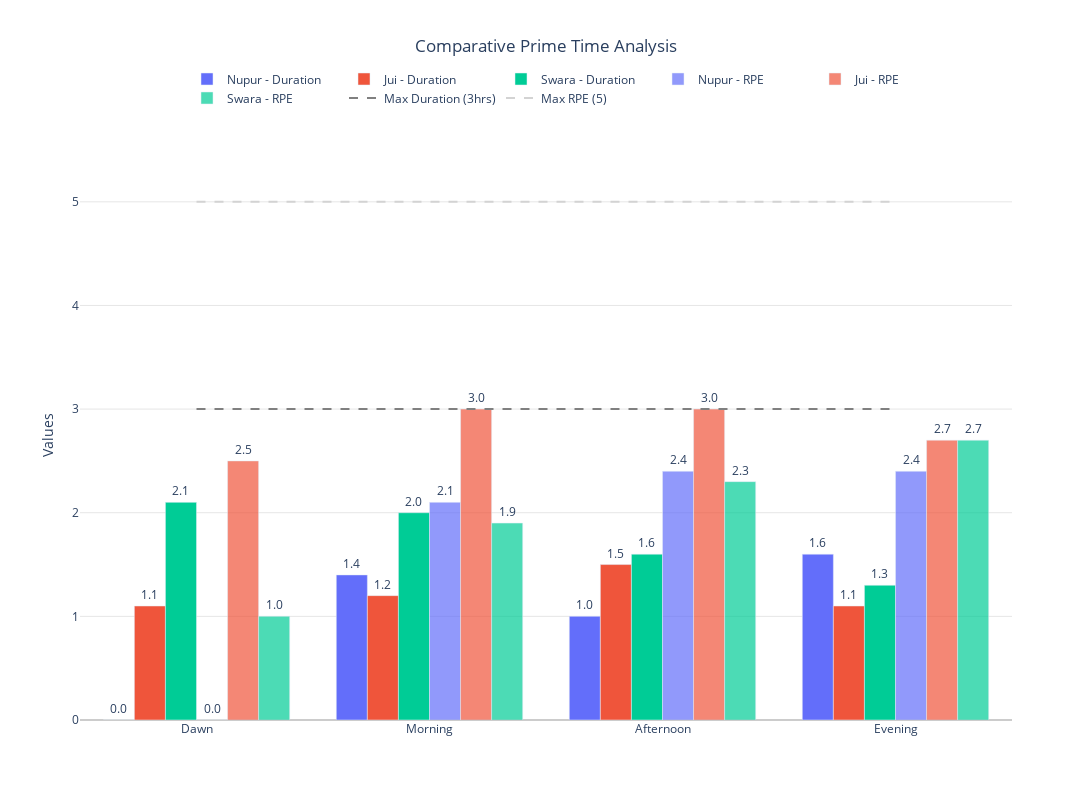

Notebook code for this chart:
### Markdown cell above
# comparative analysis

### Code cell
import pandas as pd
import plotly.graph_objects as go

# Creating dataframes for each person
nupur_data = {
    'Time': ['Dawn', 'Morning', 'Afternoon', 'Evening'],
    'Duration': [0.0, 1.4, 1.0, 1.6],
    'RPE': [0.0, 2.1, 2.4, 2.4]
}

jui_data = {
    'Time': ['Dawn', 'Morning', 'Afternoon', 'Evening'],
    'Duration': [1.1, 1.2, 1.5, 1.1],
    'RPE': [2.5, 3.0, 3.0, 2.7]
}

swara_data = {
    'Time': ['Dawn', 'Morning', 'Afternoon', 'Evening'],
    'Duration': [2.1, 2.0, 1.6, 1.3],
    'RPE': [1.0, 1.9, 2.3, 2.7]
}

# Create figure
fig = go.Figure()

# Add traces for Duration
fig.add_trace(go.Bar(
    name='Nupur - Duration',
    x=nupur_data['Time'],
    y=nupur_data['Duration'],
    marker_color='rgb(99, 110, 250)',
    text=nupur_data['Duration'],
    textposition='outside',
    offsetgroup=0
))

fig.add_trace(go.Bar(
    name='Jui - Duration',
    x=jui_data['Time'],
    y=jui_data['Duration'],
    marker_color='rgb(239, 85, 59)',
    text=jui_data['Duration'],
    textposition='outside',
    offsetgroup=1
))

fig.add_trace(go.Bar(
    name='Swara - Duration',
    x=swara_data['Time'],
    y=swara_data['Duration'],
    marker_color='rgb(0, 204, 150)',
    text=swara_data['Duration'],
    textposition='outside',
    offsetgroup=2
))

# Add traces for RPE
fig.add_trace(go.Bar(
    name='Nupur - RPE',
    x=nupur_data['Time'],
    y=nupur_data['RPE'],
    marker_color='rgba(99, 110, 250, 0.7)',
    text=nupur_data['RPE'],
    textposition='outside',
    offsetgroup=3
))

fig.add_trace(go.Bar(
    name='Jui - RPE',
    x=jui_data['Time'],
    y=jui_data['RPE'],
    marker_color='rgba(239, 85, 59, 0.7)',
    text=jui_data['RPE'],
    textposition='outside',
    offsetgroup=4
))

fig.add_trace(go.Bar(
    name='Swara - RPE',
    x=swara_data['Time'],
    y=swara_data['RPE'],
    marker_color='rgba(0, 204, 150, 0.7)',
    text=swara_data['RPE'],
    textposition='outside',
    offsetgroup=5
))

# Add reference lines for maximum values
fig.add_trace(go.Scatter(
    x=['Dawn', 'Evening'],
    y=[3, 3],
    mode='lines',
    name='Max Duration (3hrs)',
    line=dict(color='gray', dash='dash'),
    hoverinfo='skip'
))

fig.add_trace(go.Scatter(
    x=['Dawn', 'Evening'],
    y=[5, 5],
    mode='lines',
    name='Max RPE (5)',
    line=dict(color='lightgray', dash='dash'),
    hoverinfo='skip'
))

# Update layout
fig.update_layout(
    title={
        'text': 'Comparative Prime Time Analysis',
        'y':0.95,
        'x':0.5,
        'xanchor': 'center',
        'yanchor': 'top'
    },
    yaxis_title='Values',
    barmode='group',
    legend=dict(
        yanchor="top",
        y=1.15,
        xanchor="center",
        x=0.5,
        orientation="h"
    ),
    showlegend=True,
    hovermode='x unified',
    plot_bgcolor='white',
    yaxis=dict(
        gridcolor='rgba(0,0,0,0.1)',
        zerolinecolor='rgba(0,0,0,0.2)',
        range=[0, 5.5]  # Set y-axis range to accommodate labels
    ),
    height=800,
    width=1200,
    margin=dict(
        t=150,
        l=80,
        r=80,
        b=80
    )
)

# Show figure
fig.show()

### Figure 1 — Plotly figure (JSON) as saved in the notebook; plotly's stock layout.template omitted (floating-point values rounded to 4 significant figures)
{"data": [{"marker": {"color": "rgb(99, 110, 250)"}, "name": "Nupur - Duration", "offsetgroup": "0", "text": ["0.0", "1.4", "1.0", "1.6"], "textposition": "outside", "type": "bar", "x": ["Dawn", "Morning", "Afternoon", "Evening"], "y": [0, 1.4, 1, 1.6]}, {"marker": {"color": "rgb(239, 85, 59)"}, "name": "Jui - Duration", "offsetgroup": "1", "text": ["1.1", "1.2", "1.5", "1.1"], "textposition": "outside", "type": "bar", "x": ["Dawn", "Morning", "Afternoon", "Evening"], "y": [1.1, 1.2, 1.5, 1.1]}, {"marker": {"color": "rgb(0, 204, 150)"}, "name": "Swara - Duration", "offsetgroup": "2", "text": ["2.1", "2.0", "1.6", "1.3"], "textposition": "outside", "type": "bar", "x": ["Dawn", "Morning", "Afternoon", "Evening"], "y": [2.1, 2, 1.6, 1.3]}, {"marker": {"color": "rgba(99, 110, 250, 0.7)"}, "name": "Nupur - RPE", "offsetgroup": "3", "text": ["0.0", "2.1", "2.4", "2.4"], "textposition": "outside", "type": "bar", "x": ["Dawn", "Morning", "Afternoon", "Evening"], "y": [0, 2.1, 2.4, 2.4]}, {"marker": {"color": "rgba(239, 85, 59, 0.7)"}, "name": "Jui - RPE", "offsetgroup": "4", "text": ["2.5", "3.0", "3.0", "2.7"], "textposition": "outside", "type": "bar", "x": ["Dawn", "Morning", "Afternoon", "Evening"], "y": [2.5, 3, 3, 2.7]}, {"marker": {"color": "rgba(0, 204, 150, 0.7)"}, "name": "Swara - RPE", "offsetgroup": "5", "text": ["1.0", "1.9", "2.3", "2.7"], "textposition": "outside", "type": "bar", "x": ["Dawn", "Morning", "Afternoon", "Evening"], "y": [1, 1.9, 2.3, 2.7]}, {"hoverinfo": "skip", "line": {"color": "gray", "dash": "dash"}, "mode": "lines", "name": "Max Duration (3hrs)", "type": "scatter", "x": ["Dawn", "Evening"], "y": [3, 3]}, {"hoverinfo": "skip", "line": {"color": "lightgray", "dash": "dash"}, "mode": "lines", "name": "Max RPE (5)", "type": "scatter", "x": ["Dawn", "Evening"], "y": [5, 5]}], "layout": {"barmode": "group", "height": 800, "hovermode": "x unified", "legend": {"orientation": "h", "x": 0.5, "xanchor": "center", "y": 1.15, "yanchor": "top"}, "margin": {"b": 80, "l": 80, "r": 80, "t": 150}, "plot_bgcolor": "white", "showlegend": true, "title": {"text": "Comparative Prime Time Analysis", "x": 0.5, "xanchor": "center", "y": 0.95, "yanchor": "top"}, "width": 1200, "xaxis": {"autorange": true, "range": [-0.5, 3.5], "type": "category"}, "yaxis": {"gridcolor": "rgba(0, 0, 0, 0.1)", "range": [0, 5.5], "title": {"text": "Values"}, "type": "linear", "zerolinecolor": "rgba(0, 0, 0, 0.2)"}}}
